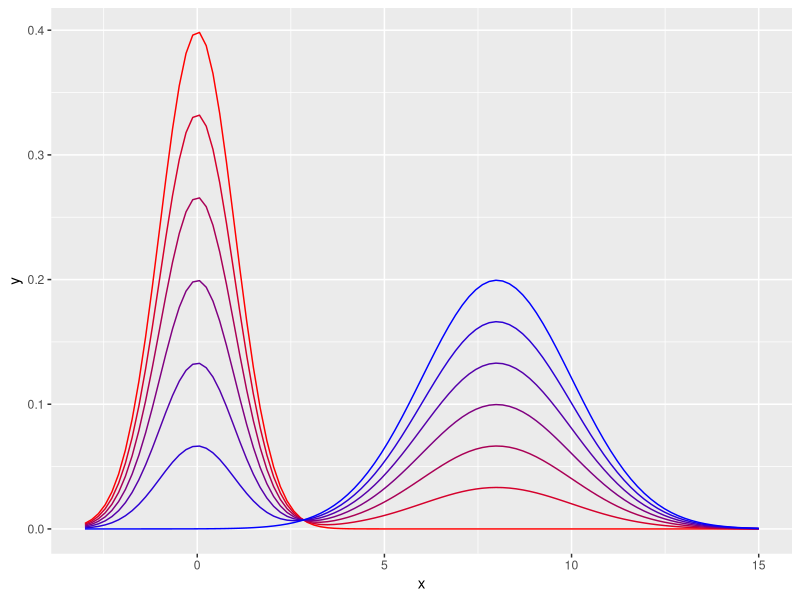

This chart was generated by the following R code:
## ---- chunk 1
knitr::opts_chunk$set(echo = FALSE)
library(ggplot2)
## ---- chunk 2
dat <- data.frame(x = seq(-3,15,0.05))
prop.fun <- function(x) dnorm(x, 0, 1)
targ.fun <- function(x) dnorm(x, 8, 2)
fun1 <- function(x) 1/6*targ.fun(x) + 5/6*prop.fun(x)
fun2 <- function(x) 2/6*targ.fun(x) + 4/6*prop.fun(x)
fun3 <- function(x) 3/6*targ.fun(x) + 3/6*prop.fun(x)
fun4 <- function(x) 4/6*targ.fun(x) + 2/6*prop.fun(x)
fun5 <- function(x) 5/6*targ.fun(x) + 1/6*prop.fun(x)
ggplot(dat, aes(x = x)) + 
  stat_function(fun = prop.fun, color = rgb(1,0,0)) +
  stat_function(fun = fun1, color = rgb(5/6*1,0,1/6*1)) +
  stat_function(fun = fun2, color = rgb(4/6*1,0,2/6*1)) +
  stat_function(fun = fun3, color = rgb(3/6*1,0,3/6*1)) +
  stat_function(fun = fun4, color = rgb(2/6*1,0,4/6*1)) +
  stat_function(fun = fun5, color = rgb(1/6*1,0,5/6*1)) +
  stat_function(fun = targ.fun, color = rgb(0,0,1))
